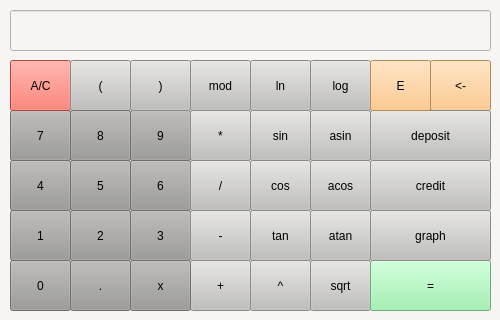
<?xml version="1.0" encoding="UTF-8"?>
<ui version="4.0">
 <class>View</class>
 <widget class="QMainWindow" name="View">
  <property name="geometry">
   <rect>
    <x>0</x>
    <y>0</y>
    <width>500</width>
    <height>320</height>
   </rect>
  </property>
  <property name="sizePolicy">
   <sizepolicy hsizetype="Fixed" vsizetype="Fixed">
    <horstretch>0</horstretch>
    <verstretch>0</verstretch>
   </sizepolicy>
  </property>
  <property name="minimumSize">
   <size>
    <width>500</width>
    <height>320</height>
   </size>
  </property>
  <property name="maximumSize">
   <size>
    <width>500</width>
    <height>320</height>
   </size>
  </property>
  <property name="windowTitle">
   <string>Calculator</string>
  </property>
  <property name="styleSheet">
   <string notr="true">
background-color: rgb(246, 245, 244);</string>
  </property>
  <widget class="QWidget" name="centralwidget">
   <widget class="QLineEdit" name="user_input">
    <property name="geometry">
     <rect>
      <x>10</x>
      <y>10</y>
      <width>481</width>
      <height>41</height>
     </rect>
    </property>
    <property name="cursor">
     <cursorShape>PointingHandCursor</cursorShape>
    </property>
    <property name="styleSheet">
     <string notr="true">font: 17pt &quot;Ubuntu&quot;;
qproperty-alignment: 'AlignVCenter | AlignRight';
</string>
    </property>
    <property name="text">
     <string/>
    </property>
   </widget>
   <widget class="QPushButton" name="number_0">
    <property name="geometry">
     <rect>
      <x>10</x>
      <y>260</y>
      <width>61</width>
      <height>51</height>
     </rect>
    </property>
    <property name="cursor">
     <cursorShape>PointingHandCursor</cursorShape>
    </property>
    <property name="styleSheet">
     <string notr="true">background-color: rgb(154, 153, 150);</string>
    </property>
    <property name="text">
     <string>0</string>
    </property>
   </widget>
   <widget class="QPushButton" name="number_1">
    <property name="geometry">
     <rect>
      <x>10</x>
      <y>210</y>
      <width>61</width>
      <height>51</height>
     </rect>
    </property>
    <property name="cursor">
     <cursorShape>PointingHandCursor</cursorShape>
    </property>
    <property name="styleSheet">
     <string notr="true">background-color: rgb(154, 153, 150);</string>
    </property>
    <property name="text">
     <string>1</string>
    </property>
   </widget>
   <widget class="QPushButton" name="number_2">
    <property name="geometry">
     <rect>
      <x>70</x>
      <y>210</y>
      <width>61</width>
      <height>51</height>
     </rect>
    </property>
    <property name="cursor">
     <cursorShape>PointingHandCursor</cursorShape>
    </property>
    <property name="styleSheet">
     <string notr="true">background-color: rgb(154, 153, 150);</string>
    </property>
    <property name="text">
     <string>2</string>
    </property>
   </widget>
   <widget class="QPushButton" name="number_3">
    <property name="geometry">
     <rect>
      <x>130</x>
      <y>210</y>
      <width>61</width>
      <height>51</height>
     </rect>
    </property>
    <property name="cursor">
     <cursorShape>PointingHandCursor</cursorShape>
    </property>
    <property name="styleSheet">
     <string notr="true">background-color: rgb(154, 153, 150);</string>
    </property>
    <property name="text">
     <string>3</string>
    </property>
   </widget>
   <widget class="QPushButton" name="button_minus">
    <property name="geometry">
     <rect>
      <x>190</x>
      <y>210</y>
      <width>61</width>
      <height>51</height>
     </rect>
    </property>
    <property name="cursor">
     <cursorShape>PointingHandCursor</cursorShape>
    </property>
    <property name="styleSheet">
     <string notr="true">background-color: rgb(192, 191, 188);</string>
    </property>
    <property name="text">
     <string>-</string>
    </property>
   </widget>
   <widget class="QPushButton" name="button_point">
    <property name="geometry">
     <rect>
      <x>70</x>
      <y>260</y>
      <width>61</width>
      <height>51</height>
     </rect>
    </property>
    <property name="cursor">
     <cursorShape>PointingHandCursor</cursorShape>
    </property>
    <property name="styleSheet">
     <string notr="true">background-color: rgb(154, 153, 150);</string>
    </property>
    <property name="text">
     <string>.</string>
    </property>
   </widget>
   <widget class="QPushButton" name="button_plus">
    <property name="geometry">
     <rect>
      <x>190</x>
      <y>260</y>
      <width>61</width>
      <height>51</height>
     </rect>
    </property>
    <property name="cursor">
     <cursorShape>PointingHandCursor</cursorShape>
    </property>
    <property name="styleSheet">
     <string notr="true">background-color: rgb(192, 191, 188);</string>
    </property>
    <property name="text">
     <string>+</string>
    </property>
   </widget>
   <widget class="QPushButton" name="number_4">
    <property name="geometry">
     <rect>
      <x>10</x>
      <y>160</y>
      <width>61</width>
      <height>51</height>
     </rect>
    </property>
    <property name="cursor">
     <cursorShape>PointingHandCursor</cursorShape>
    </property>
    <property name="styleSheet">
     <string notr="true">background-color: rgb(154, 153, 150);</string>
    </property>
    <property name="text">
     <string>4</string>
    </property>
   </widget>
   <widget class="QPushButton" name="number_5">
    <property name="geometry">
     <rect>
      <x>70</x>
      <y>160</y>
      <width>61</width>
      <height>51</height>
     </rect>
    </property>
    <property name="cursor">
     <cursorShape>PointingHandCursor</cursorShape>
    </property>
    <property name="styleSheet">
     <string notr="true">background-color: rgb(154, 153, 150);</string>
    </property>
    <property name="text">
     <string>5</string>
    </property>
   </widget>
   <widget class="QPushButton" name="number_6">
    <property name="geometry">
     <rect>
      <x>130</x>
      <y>160</y>
      <width>61</width>
      <height>51</height>
     </rect>
    </property>
    <property name="cursor">
     <cursorShape>PointingHandCursor</cursorShape>
    </property>
    <property name="styleSheet">
     <string notr="true">background-color: rgb(154, 153, 150);</string>
    </property>
    <property name="text">
     <string>6</string>
    </property>
   </widget>
   <widget class="QPushButton" name="button_division">
    <property name="geometry">
     <rect>
      <x>190</x>
      <y>160</y>
      <width>61</width>
      <height>51</height>
     </rect>
    </property>
    <property name="cursor">
     <cursorShape>PointingHandCursor</cursorShape>
    </property>
    <property name="styleSheet">
     <string notr="true">background-color: rgb(192, 191, 188);</string>
    </property>
    <property name="text">
     <string>/</string>
    </property>
   </widget>
   <widget class="QPushButton" name="number_7">
    <property name="geometry">
     <rect>
      <x>10</x>
      <y>110</y>
      <width>61</width>
      <height>51</height>
     </rect>
    </property>
    <property name="cursor">
     <cursorShape>PointingHandCursor</cursorShape>
    </property>
    <property name="styleSheet">
     <string notr="true">background-color: rgb(154, 153, 150);</string>
    </property>
    <property name="text">
     <string>7</string>
    </property>
   </widget>
   <widget class="QPushButton" name="button_AC">
    <property name="geometry">
     <rect>
      <x>10</x>
      <y>60</y>
      <width>61</width>
      <height>51</height>
     </rect>
    </property>
    <property name="cursor">
     <cursorShape>PointingHandCursor</cursorShape>
    </property>
    <property name="styleSheet">
     <string notr="true">background-color: rgb(246, 97, 81);
</string>
    </property>
    <property name="text">
     <string>A/C</string>
    </property>
   </widget>
   <widget class="QPushButton" name="button_sqrt">
    <property name="geometry">
     <rect>
      <x>310</x>
      <y>260</y>
      <width>61</width>
      <height>51</height>
     </rect>
    </property>
    <property name="cursor">
     <cursorShape>PointingHandCursor</cursorShape>
    </property>
    <property name="styleSheet">
     <string notr="true">background-color: rgb(192, 191, 188);</string>
    </property>
    <property name="text">
     <string>sqrt</string>
    </property>
   </widget>
   <widget class="QPushButton" name="button_log">
    <property name="geometry">
     <rect>
      <x>310</x>
      <y>60</y>
      <width>61</width>
      <height>51</height>
     </rect>
    </property>
    <property name="cursor">
     <cursorShape>PointingHandCursor</cursorShape>
    </property>
    <property name="styleSheet">
     <string notr="true">background-color: rgb(192, 191, 188);</string>
    </property>
    <property name="text">
     <string>log</string>
    </property>
   </widget>
   <widget class="QPushButton" name="button_bracket_f">
    <property name="geometry">
     <rect>
      <x>70</x>
      <y>60</y>
      <width>61</width>
      <height>51</height>
     </rect>
    </property>
    <property name="cursor">
     <cursorShape>PointingHandCursor</cursorShape>
    </property>
    <property name="styleSheet">
     <string notr="true">background-color: rgb(192, 191, 188);
</string>
    </property>
    <property name="text">
     <string>(</string>
    </property>
   </widget>
   <widget class="QPushButton" name="number_8">
    <property name="geometry">
     <rect>
      <x>70</x>
      <y>110</y>
      <width>61</width>
      <height>51</height>
     </rect>
    </property>
    <property name="cursor">
     <cursorShape>PointingHandCursor</cursorShape>
    </property>
    <property name="styleSheet">
     <string notr="true">background-color: rgb(154, 153, 150);</string>
    </property>
    <property name="text">
     <string>8</string>
    </property>
   </widget>
   <widget class="QPushButton" name="number_9">
    <property name="geometry">
     <rect>
      <x>130</x>
      <y>110</y>
      <width>61</width>
      <height>51</height>
     </rect>
    </property>
    <property name="cursor">
     <cursorShape>PointingHandCursor</cursorShape>
    </property>
    <property name="styleSheet">
     <string notr="true">background-color: rgb(154, 153, 150);</string>
    </property>
    <property name="text">
     <string>9</string>
    </property>
   </widget>
   <widget class="QPushButton" name="button_bracket_r">
    <property name="geometry">
     <rect>
      <x>130</x>
      <y>60</y>
      <width>61</width>
      <height>51</height>
     </rect>
    </property>
    <property name="cursor">
     <cursorShape>PointingHandCursor</cursorShape>
    </property>
    <property name="styleSheet">
     <string notr="true">background-color: rgb(192, 191, 188);</string>
    </property>
    <property name="text">
     <string>)</string>
    </property>
   </widget>
   <widget class="QPushButton" name="button_asin">
    <property name="geometry">
     <rect>
      <x>310</x>
      <y>110</y>
      <width>61</width>
      <height>51</height>
     </rect>
    </property>
    <property name="cursor">
     <cursorShape>PointingHandCursor</cursorShape>
    </property>
    <property name="styleSheet">
     <string notr="true">background-color: rgb(192, 191, 188);</string>
    </property>
    <property name="text">
     <string>asin</string>
    </property>
   </widget>
   <widget class="QPushButton" name="button_acos">
    <property name="geometry">
     <rect>
      <x>310</x>
      <y>160</y>
      <width>61</width>
      <height>51</height>
     </rect>
    </property>
    <property name="cursor">
     <cursorShape>PointingHandCursor</cursorShape>
    </property>
    <property name="styleSheet">
     <string notr="true">background-color: rgb(192, 191, 188);</string>
    </property>
    <property name="text">
     <string>acos</string>
    </property>
   </widget>
   <widget class="QPushButton" name="button_scale">
    <property name="geometry">
     <rect>
      <x>250</x>
      <y>260</y>
      <width>61</width>
      <height>51</height>
     </rect>
    </property>
    <property name="cursor">
     <cursorShape>PointingHandCursor</cursorShape>
    </property>
    <property name="styleSheet">
     <string notr="true">background-color: rgb(192, 191, 188);</string>
    </property>
    <property name="text">
     <string>^</string>
    </property>
   </widget>
   <widget class="QPushButton" name="button_mult">
    <property name="geometry">
     <rect>
      <x>190</x>
      <y>110</y>
      <width>61</width>
      <height>51</height>
     </rect>
    </property>
    <property name="cursor">
     <cursorShape>PointingHandCursor</cursorShape>
    </property>
    <property name="styleSheet">
     <string notr="true">background-color: rgb(192, 191, 188);</string>
    </property>
    <property name="text">
     <string>*</string>
    </property>
   </widget>
   <widget class="QPushButton" name="button_atan">
    <property name="geometry">
     <rect>
      <x>310</x>
      <y>210</y>
      <width>61</width>
      <height>51</height>
     </rect>
    </property>
    <property name="cursor">
     <cursorShape>PointingHandCursor</cursorShape>
    </property>
    <property name="styleSheet">
     <string notr="true">background-color: rgb(192, 191, 188);</string>
    </property>
    <property name="text">
     <string>atan</string>
    </property>
   </widget>
   <widget class="QPushButton" name="button_sin">
    <property name="geometry">
     <rect>
      <x>250</x>
      <y>110</y>
      <width>61</width>
      <height>51</height>
     </rect>
    </property>
    <property name="cursor">
     <cursorShape>PointingHandCursor</cursorShape>
    </property>
    <property name="styleSheet">
     <string notr="true">background-color: rgb(192, 191, 188);</string>
    </property>
    <property name="text">
     <string>sin</string>
    </property>
   </widget>
   <widget class="QPushButton" name="button_cos">
    <property name="geometry">
     <rect>
      <x>250</x>
      <y>160</y>
      <width>61</width>
      <height>51</height>
     </rect>
    </property>
    <property name="cursor">
     <cursorShape>PointingHandCursor</cursorShape>
    </property>
    <property name="styleSheet">
     <string notr="true">background-color: rgb(192, 191, 188);</string>
    </property>
    <property name="text">
     <string>cos</string>
    </property>
   </widget>
   <widget class="QPushButton" name="button_tan">
    <property name="geometry">
     <rect>
      <x>250</x>
      <y>210</y>
      <width>61</width>
      <height>51</height>
     </rect>
    </property>
    <property name="cursor">
     <cursorShape>PointingHandCursor</cursorShape>
    </property>
    <property name="styleSheet">
     <string notr="true">background-color: rgb(192, 191, 188);</string>
    </property>
    <property name="text">
     <string>tan</string>
    </property>
   </widget>
   <widget class="QPushButton" name="button_ln">
    <property name="geometry">
     <rect>
      <x>250</x>
      <y>60</y>
      <width>61</width>
      <height>51</height>
     </rect>
    </property>
    <property name="cursor">
     <cursorShape>PointingHandCursor</cursorShape>
    </property>
    <property name="styleSheet">
     <string notr="true">background-color: rgb(192, 191, 188);</string>
    </property>
    <property name="text">
     <string>ln</string>
    </property>
   </widget>
   <widget class="QPushButton" name="button_back_space">
    <property name="geometry">
     <rect>
      <x>430</x>
      <y>60</y>
      <width>61</width>
      <height>51</height>
     </rect>
    </property>
    <property name="cursor">
     <cursorShape>PointingHandCursor</cursorShape>
    </property>
    <property name="styleSheet">
     <string notr="true">background-color: rgb(255, 190, 111);</string>
    </property>
    <property name="text">
     <string>&lt;-</string>
    </property>
   </widget>
   <widget class="QPushButton" name="button_deposit">
    <property name="geometry">
     <rect>
      <x>370</x>
      <y>110</y>
      <width>121</width>
      <height>51</height>
     </rect>
    </property>
    <property name="cursor">
     <cursorShape>PointingHandCursor</cursorShape>
    </property>
    <property name="styleSheet">
     <string notr="true">background-color: rgb(192, 191, 188);</string>
    </property>
    <property name="text">
     <string>deposit</string>
    </property>
   </widget>
   <widget class="QPushButton" name="button_credit">
    <property name="geometry">
     <rect>
      <x>370</x>
      <y>160</y>
      <width>121</width>
      <height>51</height>
     </rect>
    </property>
    <property name="cursor">
     <cursorShape>PointingHandCursor</cursorShape>
    </property>
    <property name="styleSheet">
     <string notr="true">background-color: rgb(192, 191, 188);</string>
    </property>
    <property name="text">
     <string>credit</string>
    </property>
   </widget>
   <widget class="QPushButton" name="button_result">
    <property name="geometry">
     <rect>
      <x>370</x>
      <y>260</y>
      <width>121</width>
      <height>51</height>
     </rect>
    </property>
    <property name="cursor">
     <cursorShape>PointingHandCursor</cursorShape>
    </property>
    <property name="styleSheet">
     <string notr="true">background-color: rgb(143, 240, 164);


</string>
    </property>
    <property name="text">
     <string>=</string>
    </property>
   </widget>
   <widget class="QPushButton" name="button_graph">
    <property name="geometry">
     <rect>
      <x>370</x>
      <y>210</y>
      <width>121</width>
      <height>51</height>
     </rect>
    </property>
    <property name="cursor">
     <cursorShape>PointingHandCursor</cursorShape>
    </property>
    <property name="styleSheet">
     <string notr="true">background-color: rgb(192, 191, 188);</string>
    </property>
    <property name="text">
     <string>graph</string>
    </property>
   </widget>
   <widget class="QPushButton" name="button_x">
    <property name="geometry">
     <rect>
      <x>130</x>
      <y>260</y>
      <width>61</width>
      <height>51</height>
     </rect>
    </property>
    <property name="cursor">
     <cursorShape>PointingHandCursor</cursorShape>
    </property>
    <property name="styleSheet">
     <string notr="true">background-color: rgb(154, 153, 150);</string>
    </property>
    <property name="text">
     <string>x</string>
    </property>
   </widget>
   <widget class="QPushButton" name="button_mod">
    <property name="geometry">
     <rect>
      <x>190</x>
      <y>60</y>
      <width>61</width>
      <height>51</height>
     </rect>
    </property>
    <property name="cursor">
     <cursorShape>PointingHandCursor</cursorShape>
    </property>
    <property name="styleSheet">
     <string notr="true">background-color: rgb(192, 191, 188);</string>
    </property>
    <property name="text">
     <string>mod</string>
    </property>
   </widget>
   <widget class="QPushButton" name="button_E">
    <property name="geometry">
     <rect>
      <x>370</x>
      <y>60</y>
      <width>61</width>
      <height>51</height>
     </rect>
    </property>
    <property name="cursor">
     <cursorShape>PointingHandCursor</cursorShape>
    </property>
    <property name="styleSheet">
     <string notr="true">background-color: rgb(255, 190, 111);</string>
    </property>
    <property name="text">
     <string>E</string>
    </property>
   </widget>
  </widget>
 </widget>
 <resources/>
 <connections/>
</ui>
